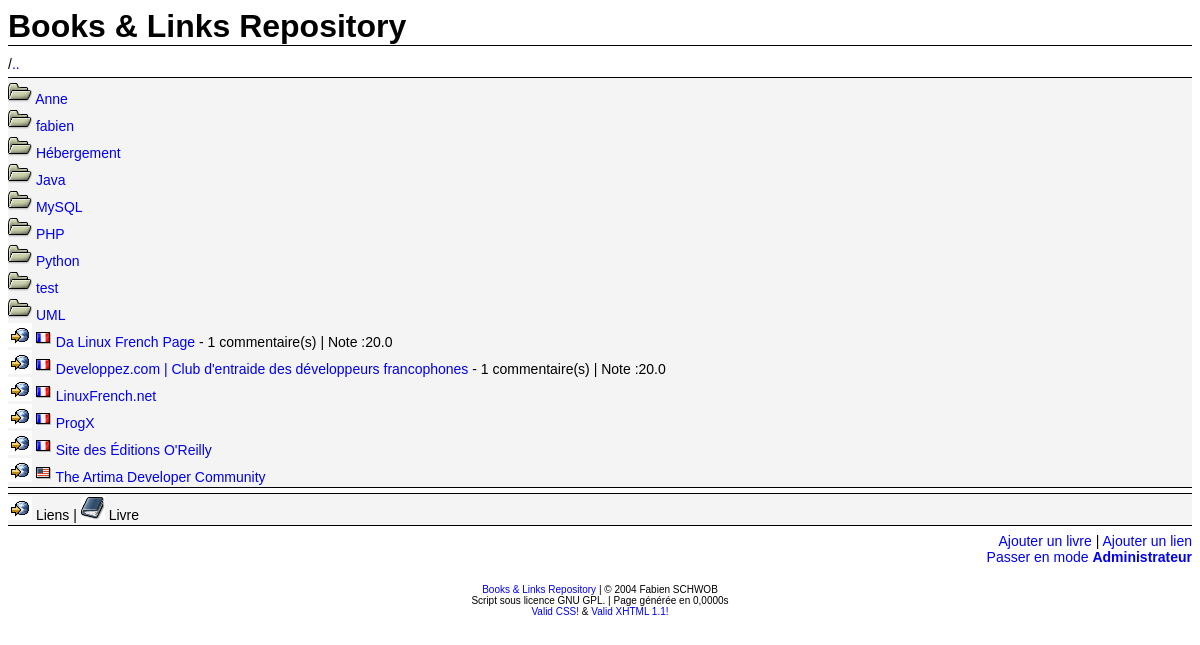
The page / on the database its author committed.
### tables this page shows
CREATE TABLE `dossier` (
  `numDossier` int(10) unsigned NOT NULL auto_increment,
  `numDossierParent` int(10) unsigned default '0',
  `nom` varchar(100) NOT NULL default '',
  PRIMARY KEY  (`numDossier`)
) TYPE=MyISAM PACK_KEYS=0 AUTO_INCREMENT=106;

CREATE TABLE `url` (
  `numUrl` int(10) unsigned NOT NULL auto_increment,
  `numDossierParent` int(10) unsigned NOT NULL default '0',
  `dossierSouhaite` varchar(255) default NULL,
  `nom` varchar(100) NOT NULL default '',
  `url` text NOT NULL,
  `note` decimal(4,2) NOT NULL default '0.00',
  `langue` varchar(5) NOT NULL default '',
  `nombreClick` int(10) unsigned NOT NULL default '0',
  `valider` tinyint(1) NOT NULL default '0',
  PRIMARY KEY  (`numUrl`)
) TYPE=MyISAM AUTO_INCREMENT=231;

### classes/db.php (called while the page is built, shortened)
<?php
function connexion()
{
	$serveur  = "localhost";
	$login    = "root";
	$password = "";
	$base     = "blr";
	$erreur   = "";
	return nl2br(htmlentities($erreur));
}
?>

### classes/url.class.php (called while the page is built, shortened)
<?php
require_once('db.php');
class Url extends Document{
    var $numUrl;
    function Url($numUrl = 0) {
        $this->numUrl = $numUrl;
        if ($numUrl != 0) {
            $sql_list   =  "SELECT nom, url, note, langue, nombreClick, numDossierParent, valider, dossierSouhaite ".
                        "FROM `url` ".
                        "WHERE numUrl = ".$numUrl;
            $resultatReq = mysql_query($sql_list);
            $resultat = mysql_fetch_array($resultatReq);
            $this->nom              = $resultat['nom'];
            $this->url              = $resultat['url'];
            $this->langue           = $resultat['langue'];
            $this->valider          = $resultat['valider'];
        }
    }
    function nombreCommentaire() {
        $sql = "SELECT COUNT(*) AS nbCo FROM commentaire WHERE numUrl = ".$this->numUrl;
        $resultat = mysql_query($sql);
        $nbCommentaire = mysql_fetch_array($resultat);
        return $nbCommentaire['nbCo'];
    }
    function note() {
        $sql =  "SELECT ROUND((SUM( note ) / COUNT( note )),1) AS moyenne ".
                "FROM `commentaire` ".
                "WHERE numUrl = ".$this->numUrl;
        $resultat = mysql_query($sql);
        $note = mysql_fetch_array($resultat);
        return $note['moyenne'];
    }
}
?>

### index.php (the view, shortened to what this page needs)
<?php
include_once('classes/dossier.class.php');
include_once('classes/url.class.php');
include_once('classes/divers.php');
haut();
?>
<h1><a href="index.php">Books &amp; Links Repository</a></h1>
<?php
if (isset($_GET['numDossier'])) {
    $dossier = new Dossier($_GET['numDossier']);
} else {
    $dossier = new Dossier(3);
}
echo '<div class="arborescence">'.$dossier->arborescence().'</div>';
echo '<div class="dossier">';
$dossier->listeSousDossier();
while ($dossier->dossierSuivantExiste()) {
    $dossierCourant = $dossier->sousDossierSuivant();
    echo  '<img src="icones/dossier.png" alt="icone d\'un dossier"/> <a href="'.$_SERVER['PHP_SELF'].'?numDossier='.$dossierCourant->numDossier.'">'.htmlentities($dossierCourant->nom).'</a><br />'."\n";
}
$dossier->listeUrl();
while ($dossier->urlSuivanteExiste()) {
    $urlCourante = $dossier->urlSuivante();
    if ($urlCourante->valider == 1)
    {
        echo    '<a href="'.$urlCourante->url.'"><img src="icones/lien.png" alt="icone d\'un lien"/></a> '.
                '<img src="icones/pays/'.$urlCourante->langue.'.png" alt="icone d\'un drapeau"/>'.
                ' <a href="lien.php?numUrl='.$urlCourante->numUrl.'">'.htmlentities($urlCourante->nom).'</a> ';
        $nombreDeCommentaire = $urlCourante->nombreCommentaire();
        if ($nombreDeCommentaire > 0) {
            echo    '- '.$nombreDeCommentaire.' commentaire(s)';
        }
        if ($urlCourante->note() != '') {
            echo ' | Note :'.$urlCourante->note();
        }
        echo    '<br />'."\n";
    }
}
$dossier->listeLivre();
echo '</div>';
echo '<div class="legende">';
echo '<img src="icones/lien.png" alt="icone d\'un lien"/> Liens | <img src="icones/livre.png" alt="icone d\'un livre"/> Livre';
echo '</div>';
echo '<div class="ajout">';
echo    '<a href="formulaire.php?action=ajoutLivre&amp;numDossier='.$dossier->numDossier.'">Ajouter un livre</a> | '.
        '<a href="formulaire.php?action=ajoutLien&amp;numDossier='.$dossier->numDossier.'">Ajouter un lien</a>';
if (isset($_SESSION['login'])) {
    echo ' | <a href="formulaire.php?action=ajoutDossier&amp;numDossier='.$dossier->numDossier.'">Ajouter un dossier</a>';
    echo '<br /><a href="administration.php">Administration</a> | <a href="logout.php">Quitter le mode <strong>Administrateur</strong></a>';
} else {
    echo '<br /><a href="administration.php">Passer en mode <strong>Administrateur</strong></a>';
}
echo '</div>';
bas();
?>

### classes/divers.php (shortened to what this page needs)
<?php
include_once('db.php');
function getmicrotime(){
    list($usec, $sec) = explode(" ",microtime());
    return ((float)$usec + (float)$sec);
    }
function haut()
{
    echo '<?xml version="1.0" encoding="utf-8"?>
<!DOCTYPE html PUBLIC "-//W3C//DTD XHTML 1.1//EN"
    "http://www.w3.org/TR/xhtml11/DTD/xhtml11.dtd">
<html xmlns="http://www.w3.org/1999/xhtml" xml:lang="en" >
  <head>
    <title>Books &amp; Links Repository</title>
    <link rel="stylesheet" type="text/css"  href="style.css" title="default" />
  </head>
  <body>';
}
function bas() {
    $diff = getmicrotime()-$_SESSION['temps'];
    ?>
    <div class="copyright">
        <p>
        <a href="http://blr.berlios.de">Books &amp; Links Repository</a>
        | &copy; 2004 Fabien SCHWOB<br />
        Script sous licence GNU GPL.
        |  Page g&eacute;n&eacute;r&eacute;e en <?php echo number_format($diff, 4, ',', ' ')."s"; ?><br />
        <a href="http://jigsaw.w3.org/css-validator/check/referer">Valid CSS!</a> &amp;
        <a href="http://validator.w3.org/check/referer">Valid XHTML 1.1!</a>
        </p>
    </div>
      </body>
</html>
<?php
}
?>

### classes/dossier.class.php (shortened to what this page needs)
<?php
require_once('db.php');
require_once('url.class.php');
class Dossier {
    var $numDossier;
    var $listeSousDossier;
    var $listeUrl;
    var $cleCouranteDossier = 0;
    var $cleCouranteUrl = 0;
    function Dossier($numDossier = 0)
    {
        $this->numDossier = $numDossier;
        if ($numDossier != 0) {
            $sql =  "SELECT nom, numDossierParent ".
                    "FROM dossier ".
                    "WHERE numDossier = '".$numDossier."'";
            $resultatReq = mysql_query($sql);
            $resultat = mysql_fetch_array($resultatReq);
            $this->nom = $resultat['nom'];
        }
    }
    function listeSousDossier()
    {
        $sql =  "SELECT `numDossier`".
                "FROM `dossier`".
                "WHERE `numDossierParent` = ".$this->numDossier.
                " ORDER BY nom ASC";
        $resultat = mysql_query($sql);
        while ($dossier = mysql_fetch_array($resultat)) {
            $this->listeSousDossier[] = new Dossier($dossier['numDossier']);
        }
    }
    function dossierSuivantExiste()
    {
        $nbSousDossier = count($this->listeSousDossier);
        if ($this->cleCouranteDossier == $nbSousDossier) {
            return false;
        } else {
            return true;
        }
    }
    function sousDossierSuivant()
    {
        $sousDossier = $this->listeSousDossier[$this->cleCouranteDossier];
        $this->cleCouranteDossier++;
        return $sousDossier;
    }
    function listeUrl()
    {
        $sql =  "SELECT `numUrl`".
                "FROM `url`".
                "WHERE `numDossierParent` = ".$this->numDossier.
                " ORDER BY nom ASC";
        $resultat = mysql_query($sql);
        while ($url = mysql_fetch_array($resultat)) {
            $this->listeUrl[] = new Url($url['numUrl']);
        }
    }
    function urlSuivanteExiste()
    {
        $nbUrl = count($this->listeUrl);
        if ($this->cleCouranteUrl == $nbUrl) {
            return false;
        } else {
            return true;
        }
    }
    function urlSuivante()
    {
        $url = $this->listeUrl[$this->cleCouranteUrl];
        $this->cleCouranteUrl++;
        return $url;
    }
    function arborescence($separateur = '/')
    {
        $arbo = "";
        $numDossierParent = $this->numDossier;
        do {
            $sql = "SELECT nom, numDossierParent, numDossier FROM dossier WHERE numDossier = ".$numDossierParent;
            $resultat = mysql_query($sql);
            $doss = mysql_fetch_array($resultat);
            $nom = $doss['nom'];
            $numDossierParent = $doss['numDossierParent'];
            $numDossier = $doss['numDossier'];
            $arbo = htmlentities($separateur).'<a href="index.php?numDossier='.$numDossier.'">'.htmlentities($nom).'</a>'.$arbo;
        } while ($nom != "..");
        return $arbo;
    }
}
?>

### style.css (style rules this page uses)
body { font-family: sans-serif; }
h1 { font-size: 32px; border-bottom: 1px solid black; margin-top: 5px; margin-bottom: 10px; }
div.arborescence { font-size: 14px; margin-top: 5px; margin-bottom: 5px; }
div.dossier { font-size: 14px; margin-top: 5px; margin-bottom: 5px; border-bottom: 1px solid black; border-top: 1px solid black; padding-top: 2px; padding-bottom: 2px; background-color: #F4F4F4; }
div.legende { font-size: 14px; margin-top: 5px; margin-bottom: 5px; border-bottom: 1px solid black; border-top: 1px solid black; padding-top: 2px; padding-bottom: 2px; background-color: #F4F4F4; }
div.ajout { font-size: 14px; margin-top: 5px; margin-bottom: 5px; padding-top: 2px; padding-bottom: 2px; text-align: right; }
div.copyright { font-size: 10px; margin-top: 5px; margin-bottom: 5px; padding-top: 2px; padding-bottom: 2px; text-align: center; }
a:link, a:hover, a:visited { text-decoration: none; }
img { border: 0px; }
h1 a { color: #000000; }

### rows shown on the page
dossier: nom ".."
dossier: nom "Anne"
dossier: nom "fabien"
dossier: nom "Hébergement"
dossier: nom "Java"
dossier: nom "MySQL"
dossier: nom "PHP"
dossier: nom "Python"
dossier: nom "test"
dossier: nom "UML"
url: valider 1 (drawn), nom "Da Linux French Page", nombreDeCommentaire "1", note "20.0"
url: valider 1 (drawn), nom "Developpez.com | Club d'entraide des développeurs francophones", nombreDeCommentaire "1", note "20.0"
url: valider 1 (drawn), nom "LinuxFrench.net"
url: valider 1 (drawn), nom "ProgX"
url: valider 1 (drawn), nom "Site des Éditions O'Reilly"
url: valider 1 (drawn), shows a picture, nom "The Artima Developer Community"

### other values the page prints
$separateur "/"
$diff "0,0000"
